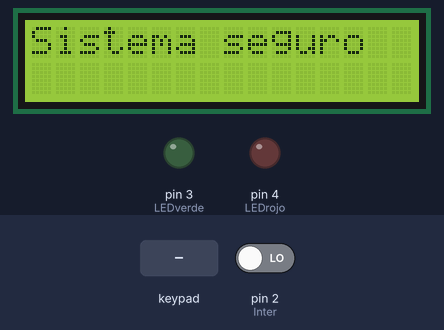
Bench run of a sketch on a simulated Arduino Uno, built with avr-gcc and run on an emulated ATmega328P. Parts: 16×2 character LCD, output pins drawn as LEDs (lit = HIGH). The inputs (shaded band) are chosen by the test bench; at power-on: pin 2 (Inter) LOW.

Above: at 1.6 s.
1.7 s: keypad keys 7 5 3 2 pressed 0.4 s apart
At 4.0 s:
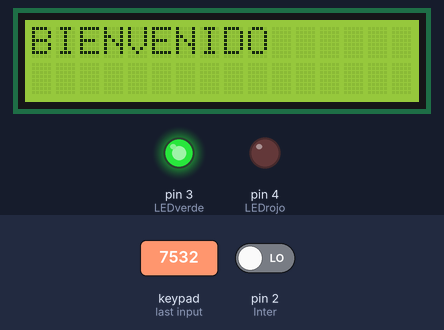
4.9 s: keypad keys 6 7 8 9 pressed 0.4 s apart
At 7.4 s:
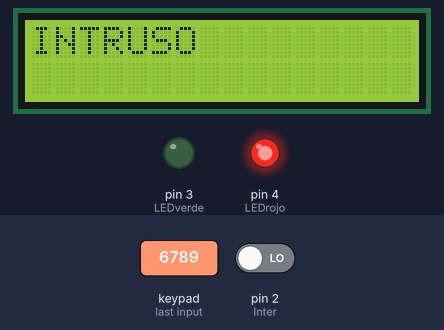
9.1 s: pin 2 (Inter) driven HIGH
At 10.4 s:
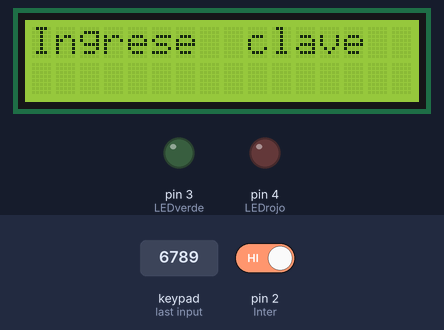
11.1 s: key '1' pressed
At 12.3 s:
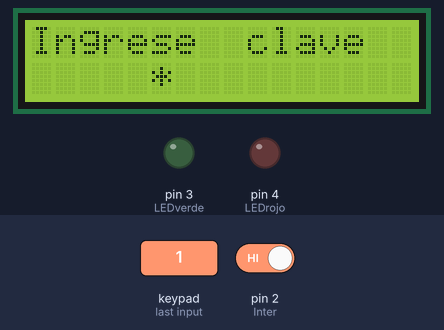
12.6 s: key '2' pressed
At 13.4 s:
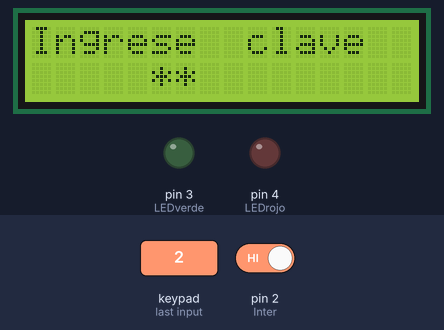
14.1 s: key '3' pressed
At 14.5 s:
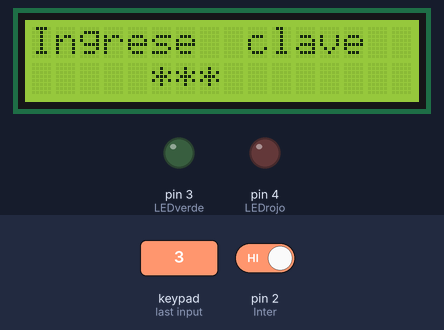
Timing chart, 0 to 16.6 s (numbered marks = the images above; inputs shaded):
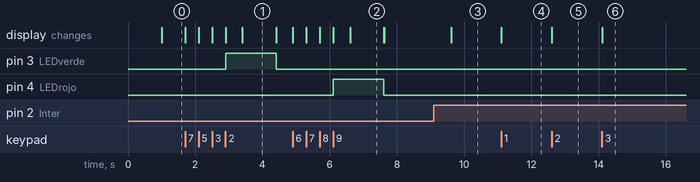

Measured:
- after the input at 1.7 s, pin 3 (LEDverde): LOW → HIGH after 1.2 s, → LOW 1.5 s later; the display: first changes at once (image 1 shows a later state)
- after the input at 4.9 s, pin 4 (LEDrojo): LOW → HIGH after 1.2 s, → LOW 1.5 s later; the display: first changes at once (image 2 shows a later state)
- after the input at 9.1 s, the display: changes after 0.52 s (image 3)
- after the input at 11.1 s, the display: changes at once (image 4)
- after the input at 12.6 s, the display: changes at once (image 5)
- after the input at 14.1 s, the display: changes at once (image 6)
- what the display in image 1 shows lasts 1.0 s, from 3.4 s to 4.4 s

The sketch:

Punto2.ino
```cpp
#include <Keypad.h> // Libreria para el teclado
#include <LiquidCrystal.h> // Libreria para el LCD

const int rs = A5, en = A4, d4 = A3, d5 = A2, d6 = A1, d7 = A0;
LiquidCrystal lcd(rs, en, d4, d5, d6, d7);
const byte Filas = 4;
const byte Columnas = 3;
char Teclas [Filas][Columnas] = {
  {'1','2','3'},
  {'4','5','6'},
  {'7','8','9'},
  {'*','0','#'}
};
byte FilasPin[Filas] = {6,7,8,9}; // Pines a los que estan conectadas las filas
byte ColumnasPin[Columnas] = {10,11,12}; // Pines a los que estan conectadas las columnas
Keypad keypad = Keypad(makeKeymap (Teclas), FilasPin, ColumnasPin, Filas, Columnas);

char puls = keypad.getKey();
int i = 0;
int Periodo = 1000;
int Espera = 20000;
unsigned long TiempoAhora = 0;
const int LEDrojo = 4;
const int LEDverde = 3;
const int Inter = 2;
byte InterState = 0;
char contrasena[] = "7532";  // Aquí escribimos la contraseña de 4 dígitos
char codigo[4];            // Cadena donde se guardaran los caracteres de las teclas presionadas
int cont=0;          // variable que se incrementara al presionar las teclas

void setup() {
  Serial.begin(9600);
  lcd.begin(16,2);  // Tamaño de la LCD
  pinMode(LEDrojo , OUTPUT);  // Definimos LED como salida
  pinMode(LEDverde , OUTPUT);  // Definimos LED como salida
  pinMode(Inter, INPUT); // Definimos Interruptor como entrada

  lcd.clear();
}

void loop() {

    InterState = digitalRead(Inter);
    char puls = keypad.getKey();

   switch (i){

   case 0: // Cuando se va a abrir

   if (InterState == HIGH){
    if (millis() > TiempoAhora + Periodo){
     TiempoAhora = millis();
     lcd.setCursor(0,0);
     lcd.print("Ingrese  clave");}
   }
   if (InterState == LOW){
    if (millis() > TiempoAhora + Periodo){
     TiempoAhora = millis();
     lcd.setCursor(0,0);
     lcd.print("Sistema seguro");}
   }

    //if (millis() > TiempoAhora + Espera){
     if (puls != NO_KEY){        // Evalúa si se presionó una tecla
      codigo[cont] = puls;          // Guarda caracter por caracter en el arreglo codigo[]
      lcd.setCursor(cont+5,1);
      lcd.println("*");    // Imprime * por cada tecla presionada
      cont = cont + 1;              // Incrementamos la variable cont
        if(cont == 4 ){          // Si ya fueron presionadas 4 teclas  se evalúa si la contraseña es correcta
          if(codigo[0] == contrasena[0] && codigo[1] == contrasena[1] && codigo[2] == contrasena[2] && codigo[3] == contrasena[3]){
          lcd.clear();
          digitalWrite(3,HIGH);        // Si la contraseña es correcta se enciende el led verde
          delay(500);
          lcd.setCursor(0,0);
          lcd.print("BIENVENIDO");
          delay(1000);
          lcd.clear();
          digitalWrite(3,LOW);}
          else {
            lcd.clear();
            digitalWrite(4,HIGH);        // Si la contraseña es incorrecta se enciende led rojo
            delay(500);
            lcd.setCursor(0,0);
            lcd.print("INTRUSO");
            delay(1000);
            lcd.clear();
            digitalWrite(4,LOW);
            }
        cont=0;  // Resetear a 0 la variable cont
         }
      }
    //}

      break;

   case 1:  // Cuando se va a cerrar

    if (digitalRead(2)==1){
     lcd.setCursor(0,0);
     lcd.print("Ingrese clave");
   }
    char puls = keypad.getKey();
    //if (millis() > TiempoAhora + Espera){
     if (puls != NO_KEY){        // Evalúa si se presionó una tecla
      codigo[cont] = puls;          // Guarda caracter por caracter en el arreglo codigo[]
      lcd.setCursor(0,1);
      lcd.println("*");    // Imprime * por cada tecla presionada
      cont = cont + 1;              // Incrementamos la variable cont
        if(cont == 4 ){          // Si ya fueron presionadas 4 teclas  se evalúa si la contraseña es correcta
          if(codigo[0] == contrasena[0] && codigo[1] == contrasena[1] && codigo[2] == contrasena[2] && codigo[3] == contrasena[3]){
            lcd.setCursor(0,0);
            lcd.print("Sistema seguro");    // Si la contraseña es correcta sale este mensaje
            lcd.clear();}
          while(codigo != "7532") {
            lcd.setCursor(0,0);
            lcd.print("Ingrese clave");
            }
        cont=0;  // Resetear a 0 la variable cont
         }
      }
    //}

    break;
  }
}
```
